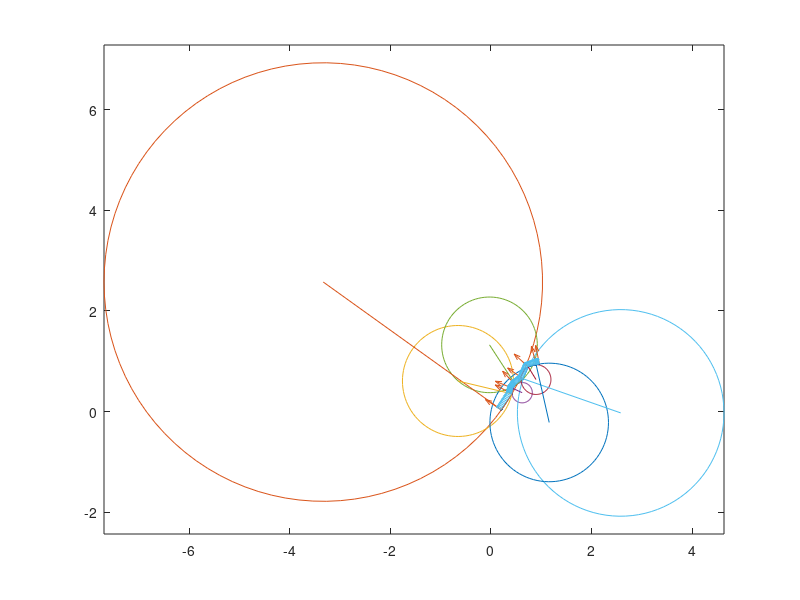

Recreate this plot in MATLAB.
pts = rand(8,3).*[1,1,0];
pts = sort(pts);

face_normals = cross(repmat([0,0,1],[size(pts,1) - 1,1]), diff(pts), 2);
face_normals = face_normals./sqrt(sum(face_normals.*face_normals,2));
face_centers = (pts(2:end,:) + pts(1:end-1,:))/2;

side_lengths = sqrt(sum(diff(pts).*diff(pts),2));
weighted_face_normals = side_lengths.*face_normals;
vert_normals = (weighted_face_normals(1:end-1,:) + weighted_face_normals(2:end,:)) / 2;
vert_normals = vert_normals./sqrt(sum(vert_normals.*vert_normals,2));
vert_normals = [face_normals(1,:); vert_normals; face_normals(end,:)];

curvature = dot(diff(vert_normals), diff(pts),2)./side_lengths.^2;
radii = curvature.^-1;
 
Pc = -sign(radii).*sqrt(radii.^2 - (side_lengths/2).^2) .* face_normals + face_centers;
P1c = pts(1:end-1, :) - Pc;
P2c = pts(2:end, :) - Pc;
th1 = atan2(P1c(:,2), P1c(:,1));
th2 = atan2(P2c(:,2), P2c(:,1));

st_pt = [cos(th1).*abs(radii), sin(th1).*abs(radii), zeros(size(th1,1),1)] + Pc;
end_pt = [cos(th2).*abs(radii), sin(th2).*abs(radii), zeros(size(th2,1),1)] + Pc;

interp_pts = interp1(1:size(pts,1), pts, linspace(1, size(pts,1), size(pts,1) * 10));
interp_normals = interp1(1:size(pts,1), vert_normals, linspace(1, size(pts,1), size(pts,1) * 10));

close all;
figure;
plot(pts(:,1), pts(:,2), 'Marker', '.');
hold on;
for i = 1:length(th1)
    n = 100;
    arc = [cos(linspace(0, 2*pi, n)').*radii(i), sin(linspace(0, 2*pi, n)').*radii(i), zeros(n,1)] + Pc(i,:)
    plot(arc(:,1), arc(:,2));
end
plot([Pc(:,1), st_pt(:,1)]', [Pc(:,2), st_pt(:,2)]');
% plot(end_pt(:,1), end_pt(:,2), '.', 'MarkerSize', 20);
% quiver(face_centers(:,1), face_centers(:,2), face_normals(:,1), face_normals(:,2));
quiver(pts(:,1), pts(:,2), vert_normals(:,1), vert_normals(:,2));
quiver(interp_pts(:,1), interp_pts(:,2), interp_normals(:,1), interp_normals(:,2));
axis equal;